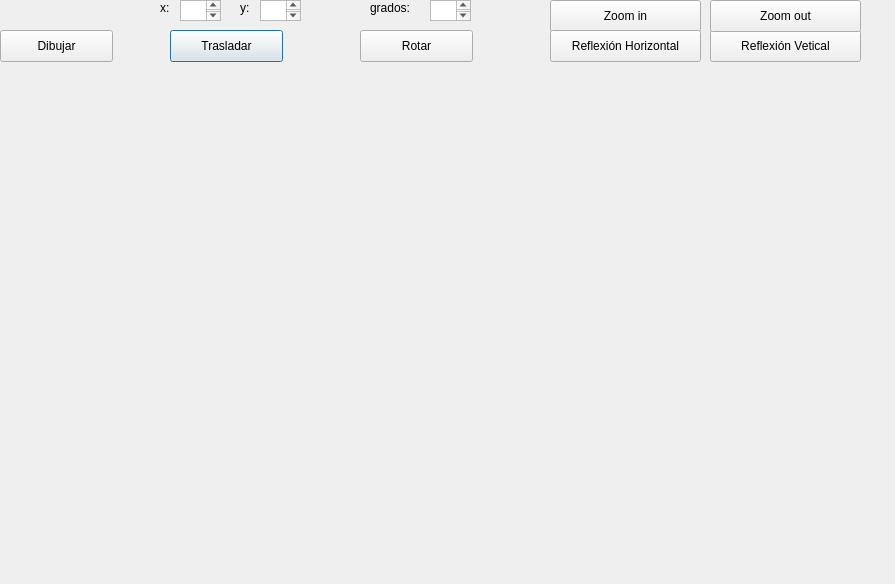
<?xml version="1.0" encoding="UTF-8"?>
<ui version="4.0">
 <class>Dialog</class>
 <widget class="QDialog" name="Dialog">
  <property name="geometry">
   <rect>
    <x>0</x>
    <y>0</y>
    <width>895</width>
    <height>584</height>
   </rect>
  </property>
  <property name="windowTitle">
   <string>Dialog</string>
  </property>
  <widget class="QLabel" name="label_4">
   <property name="geometry">
    <rect>
     <x>240</x>
     <y>0</y>
     <width>51</width>
     <height>16</height>
    </rect>
   </property>
   <property name="text">
    <string>y:</string>
   </property>
  </widget>
  <widget class="QTextEdit" name="boxXinicio">
   <property name="geometry">
    <rect>
     <x>180</x>
     <y>0</y>
     <width>41</width>
     <height>21</height>
    </rect>
   </property>
  </widget>
  <widget class="QPushButton" name="pushButton_2">
   <property name="geometry">
    <rect>
     <x>170</x>
     <y>30</y>
     <width>113</width>
     <height>32</height>
    </rect>
   </property>
   <property name="text">
    <string>Trasladar</string>
   </property>
  </widget>
  <widget class="QPushButton" name="pushButton_5">
   <property name="geometry">
    <rect>
     <x>550</x>
     <y>0</y>
     <width>151</width>
     <height>32</height>
    </rect>
   </property>
   <property name="text">
    <string>Zoom in</string>
   </property>
  </widget>
  <widget class="QTextEdit" name="boxYinicio">
   <property name="geometry">
    <rect>
     <x>260</x>
     <y>0</y>
     <width>41</width>
     <height>21</height>
    </rect>
   </property>
  </widget>
  <widget class="QLabel" name="label_3">
   <property name="geometry">
    <rect>
     <x>160</x>
     <y>0</y>
     <width>41</width>
     <height>16</height>
    </rect>
   </property>
   <property name="text">
    <string>x:</string>
   </property>
  </widget>
  <widget class="QLabel" name="label_5">
   <property name="geometry">
    <rect>
     <x>370</x>
     <y>0</y>
     <width>51</width>
     <height>16</height>
    </rect>
   </property>
   <property name="text">
    <string>grados:</string>
   </property>
  </widget>
  <widget class="QPushButton" name="pushButton">
   <property name="geometry">
    <rect>
     <x>0</x>
     <y>30</y>
     <width>113</width>
     <height>32</height>
    </rect>
   </property>
   <property name="text">
    <string>Dibujar</string>
   </property>
  </widget>
  <widget class="QPushButton" name="pushButton_7">
   <property name="geometry">
    <rect>
     <x>710</x>
     <y>30</y>
     <width>151</width>
     <height>32</height>
    </rect>
   </property>
   <property name="text">
    <string>Reflexión Vetical</string>
   </property>
  </widget>
  <widget class="QPushButton" name="pushButton_4">
   <property name="geometry">
    <rect>
     <x>710</x>
     <y>0</y>
     <width>151</width>
     <height>32</height>
    </rect>
   </property>
   <property name="text">
    <string>Zoom out</string>
   </property>
  </widget>
  <widget class="QPushButton" name="pushButton_3">
   <property name="geometry">
    <rect>
     <x>360</x>
     <y>30</y>
     <width>113</width>
     <height>32</height>
    </rect>
   </property>
   <property name="text">
    <string>Rotar</string>
   </property>
  </widget>
  <widget class="QPushButton" name="pushButton_6">
   <property name="geometry">
    <rect>
     <x>550</x>
     <y>30</y>
     <width>151</width>
     <height>32</height>
    </rect>
   </property>
   <property name="text">
    <string>Reflexión Horizontal</string>
   </property>
  </widget>
  <widget class="QTextEdit" name="boxGrados">
   <property name="geometry">
    <rect>
     <x>430</x>
     <y>0</y>
     <width>41</width>
     <height>21</height>
    </rect>
   </property>
  </widget>
 </widget>
 <resources/>
 <connections/>
</ui>
